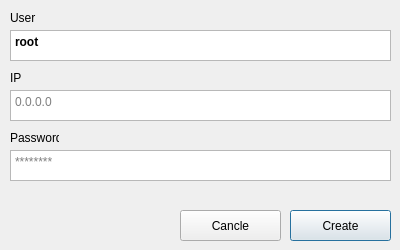
<?xml version="1.0" encoding="UTF-8"?>
<ui version="4.0">
 <class>CreateNewServer</class>
 <widget class="QDialog" name="CreateNewServer">
  <property name="geometry">
   <rect>
    <x>0</x>
    <y>0</y>
    <width>400</width>
    <height>250</height>
   </rect>
  </property>
  <property name="windowTitle">
   <string>New Server</string>
  </property>
  <widget class="QTextEdit" name="user">
   <property name="geometry">
    <rect>
     <x>10</x>
     <y>30</y>
     <width>381</width>
     <height>31</height>
    </rect>
   </property>
   <property name="tabChangesFocus">
    <bool>true</bool>
   </property>
   <property name="readOnly">
    <bool>false</bool>
   </property>
   <property name="html">
    <string>&lt;!DOCTYPE HTML PUBLIC &quot;-//W3C//DTD HTML 4.0//EN&quot; &quot;http://www.w3.org/TR/REC-html40/strict.dtd&quot;&gt;
&lt;html&gt;&lt;head&gt;&lt;meta name=&quot;qrichtext&quot; content=&quot;1&quot; /&gt;&lt;meta charset=&quot;utf-8&quot; /&gt;&lt;style type=&quot;text/css&quot;&gt;
p, li { white-space: pre-wrap; }
hr { height: 1px; border-width: 0; }
li.unchecked::marker { content: &quot;\2610&quot;; }
li.checked::marker { content: &quot;\2612&quot;; }
&lt;/style&gt;&lt;/head&gt;&lt;body style=&quot; font-family:'Segoe UI'; font-size:9pt; font-weight:400; font-style:normal;&quot;&gt;
&lt;p style=&quot; margin-top:0px; margin-bottom:0px; margin-left:0px; margin-right:0px; -qt-block-indent:0; text-indent:0px;&quot;&gt;&lt;span style=&quot; font-weight:700;&quot;&gt;root&lt;/span&gt;&lt;/p&gt;&lt;/body&gt;&lt;/html&gt;</string>
   </property>
   <property name="acceptRichText">
    <bool>true</bool>
   </property>
   <property name="placeholderText">
    <string>User</string>
   </property>
  </widget>
  <widget class="QLabel" name="label">
   <property name="geometry">
    <rect>
     <x>10</x>
     <y>10</y>
     <width>49</width>
     <height>16</height>
    </rect>
   </property>
   <property name="text">
    <string>User</string>
   </property>
  </widget>
  <widget class="QLabel" name="label_2">
   <property name="geometry">
    <rect>
     <x>10</x>
     <y>70</y>
     <width>49</width>
     <height>16</height>
    </rect>
   </property>
   <property name="text">
    <string>IP</string>
   </property>
  </widget>
  <widget class="QTextEdit" name="ip">
   <property name="geometry">
    <rect>
     <x>10</x>
     <y>90</y>
     <width>381</width>
     <height>31</height>
    </rect>
   </property>
   <property name="tabChangesFocus">
    <bool>true</bool>
   </property>
   <property name="placeholderText">
    <string>0.0.0.0</string>
   </property>
  </widget>
  <widget class="QLabel" name="label_3">
   <property name="geometry">
    <rect>
     <x>10</x>
     <y>130</y>
     <width>49</width>
     <height>16</height>
    </rect>
   </property>
   <property name="text">
    <string>Password</string>
   </property>
  </widget>
  <widget class="QTextEdit" name="password">
   <property name="geometry">
    <rect>
     <x>10</x>
     <y>150</y>
     <width>381</width>
     <height>31</height>
    </rect>
   </property>
   <property name="tabChangesFocus">
    <bool>true</bool>
   </property>
   <property name="placeholderText">
    <string>********</string>
   </property>
  </widget>
  <widget class="QPushButton" name="create">
   <property name="geometry">
    <rect>
     <x>290</x>
     <y>210</y>
     <width>101</width>
     <height>31</height>
    </rect>
   </property>
   <property name="text">
    <string>Create</string>
   </property>
  </widget>
  <widget class="QPushButton" name="cancle">
   <property name="geometry">
    <rect>
     <x>180</x>
     <y>210</y>
     <width>101</width>
     <height>31</height>
    </rect>
   </property>
   <property name="text">
    <string>Cancle</string>
   </property>
  </widget>
 </widget>
 <resources/>
 <connections/>
</ui>
